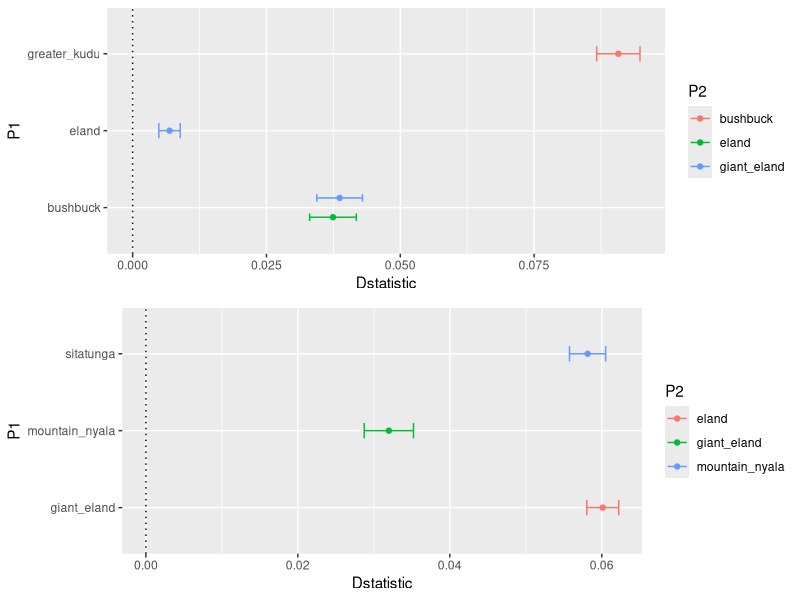

Reproduce this figure in R.
library(tidyverse)
library(gridExtra)
#tab <- read.table("./stdtop/tragBostau9_BBAA.txt", header=T)
tab <- read.table("./stdtop/tragBostau9_Dmin.txt", header=T)
tab$std.err <- tab$Dstatistic / tab$Z.score 
tab$lower <- tab$Dstatistic - tab$std.err
tab$upper <- tab$Dstatistic + tab$std.err

p1 <- filter(tab, P3 == "sitatunga") %>%
  arrange(desc(Dstatistic)) %>%
  ggplot(aes(Dstatistic, P1, color = P2)) +
  geom_point(position = position_dodge(width = 0.5)) +
  geom_errorbarh(aes(xmax = upper, xmin = lower, height = 0.2), position = position_dodge(width = 0.5)) +
  geom_vline(xintercept = 0, linetype="dotted") #+
  #ggtitle("P3: nyala")


p2 <- filter(tab, P3 == "greater_kudu") %>%
  arrange(desc(Dstatistic)) %>%
  ggplot(aes(Dstatistic, P1, color = P2)) +
  geom_point(position = position_dodge(width = 0.5)) +
  geom_errorbarh(aes(xmax = upper, xmin = lower, height = 0.2), position = position_dodge(width = 0.5)) +
  geom_vline(xintercept = 0, linetype="dotted") #+
  #ggtitle("P3: greater_kudu")

pdf("dstat.pdf")
grid.arrange(p1, p2)
dev.off()


tab[order(tab$Z.score),]
